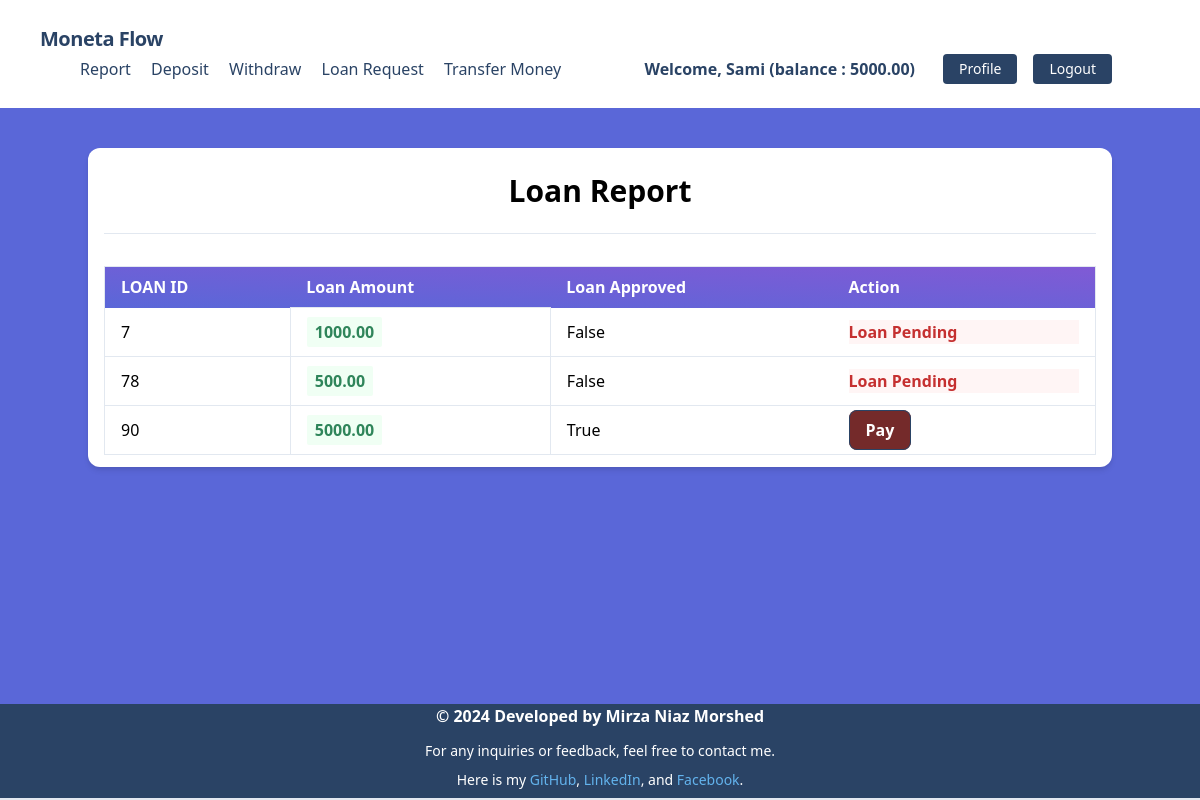
/transactions/loans/ (signed in), run on the app's committed database.
### accounts/models.py (models this page shows, shortened)
class UserBankAccount(models.Model):
    user = models.OneToOneField(User, related_name='account', on_delete=models.CASCADE)
    account_type = models.CharField(max_length=10, choices=ACCOUNT_TYPE)
    account_no = models.IntegerField(unique=True) # account no duijon user er kokhono same hobe na
    birth_date = models.DateField(null=True, blank=True)
    gender = models.CharField(max_length=10, choices=GENDER_TYPE)
    initial_deposite_date = models.DateField(auto_now_add=True)
    balance = models.DecimalField(default=0, max_digits=12, decimal_places=2) # ekjon user 12 digit obdi taka rakhte parbe, dui doshomik ghor obdi rakhte parben 1000.50

### transactions/models.py (models this page shows)
class Transaction(models.Model):
    account = models.ForeignKey(UserBankAccount, related_name = 'transactions', on_delete = models.CASCADE) # ekjon user er multiple transactions hote pare
    amount = models.DecimalField(decimal_places=2, max_digits = 12)
    balance_after_transaction = models.DecimalField(decimal_places=2, max_digits = 12)
    transaction_type = models.IntegerField(choices=TRANSACTION_TYPE, null = True)
    timestamp = models.DateTimeField(auto_now_add=True)
    loan_approve = models.BooleanField(default=False)
    class Meta:
        ordering = ['timestamp']

### transactions/views.py (the view)
# urls.py: path("loans/", LoanListView.as_view(), name="loan_list"),
class LoanListView(LoginRequiredMixin,ListView):
    model = Transaction
    template_name = 'transactions/loan_request.html'
    context_object_name = 'loans' # loan list ta ei loans context er moddhe thakbe
    def get_queryset(self):
        user_account = self.request.user.account
        queryset = Transaction.objects.filter(account=user_account,transaction_type=3)
        print(queryset)
        return queryset

### transactions/templates/transactions/loan_request.html (shortened to what this page needs)
{% extends 'base.html' %}
{% block content %}
<div class="my-10 py-3 px-4 bg-white rounded-xl shadow-md">
  <h1 class="font-bold text-3xl text-center pb-5 pt-2">Loan Report</h1>
  <hr />
  <table
    class="table-auto mx-auto w-full px-5 rounded-xl mt-8 border dark:border-neutral-500"
  >
    <thead class="bg-purple-900 text-white text-left">
      <tr
        class="bg-gradient-to-tr from-indigo-600 to-purple-600 rounded-md py-2 px-4 text-white font-bold"
      >
        <th class="px-4 py-2">LOAN ID</th>
        <th class="px-4 py-2">Loan Amount</th>
        <th class="px-4 py-2">Loan Approved</th>
        <th class="px-4 py-2">Action</th>
      </tr>
    </thead>
    <tbody>
      {% for loan in loans %}
      <tr class="border-b dark:border-neutral-500">
        <td class="px-4 py-2">
         {{ loan.id }}
        </td>
        <td class="px-4 py-3 text-s border">
          <span
            class="px-2 py-1 font-bold leading-tight rounded-sm text-green-700 bg-green-100"
          >
            {{ loan.amount }}
          </span>
        </td>
        <td class="px-4 py-2">
          {{ loan.loan_approve }}
        </td>
        <td class="px-4 py-2">
          {% if loan.loan_approve %}
          <a class="font-bold bg-red-900 text-white hover:text-blue-900 hover:bg-white border border-blue-900 font-bold px-4 py-2 rounded-lg" href='{% url "pay" loan.id %}'>Pay</a>
          {% else %}
          <p class="font-bold text-red-700 bg-red-100">Loan Pending</p>
          {% endif %}
        </td>
      </tr>
      {% endfor %}
    </tbody>
  </table>
</div>
{% endblock %}

### core/templates/base.html (shortened to what this page needs)
{% load static %}
<!DOCTYPE html>
<html lang="en">
    <head>
        <link href="https://unpkg.com/tailwindcss@^1.0/dist/tailwind.min.css" rel="stylesheet">
    </head>
    <body class="bg-indigo-600">
        {% include 'navbar.html' %}
        {% block body %}
            <div class="lg:container lg:mx-auto" id="main">
                {% block content %}
                {% endblock %}
            </div>
            {% include 'footer.html' %}
        {% endblock %}
    </body>
</html>

### core/templates/navbar.html (shortened to what this page needs)
<nav class="flex items-center justify-between flex-wrap bg-white p-6 px-10">
    <div class="flex items-center flex-shrink-0 text-white mr-6">
        <span class="font-semibold text-xl tracking-tight text-blue-900"><a href="/">Moneta Flow</a></span>
    </div>
    <div class="w-full block flex-grow lg:flex lg:items-center lg:w-auto px-10">
        {% if request.user.is_authenticated %}
            <div class="text-md lg:flex-grow">
                <a href="{% url 'transaction_report' %}" class="block mt-4 lg:inline-block lg:mt-0 text-blue-900 hover:text-red-900 hover:font-black mr-4">
                    Report
                </a>
                <a href="{% url 'deposit_money' %}" class="block mt-4 lg:inline-block lg:mt-0 text-blue-900 hover:text-red-900 hover:font-black mr-4">
                    Deposit
                </a>
                <a href="{% url 'withdraw_money' %}" class="block mt-4 lg:inline-block lg:mt-0 text-blue-900 hover:text-red-900 hover:font-black mr-4">
                    Withdraw
                </a>
                <a href="{% url 'loan_request' %}" class="block mt-4 lg:inline-block lg:mt-0 text-blue-900 hover:text-red-900 hover:font-black mr-4">
                    Loan Request
                </a>
                <a href="{% url 'transfer_money' %}" class="block mt-4 lg:inline-block lg:mt-0 text-blue-900 hover:text-red-900 hover:font-black mr-4">
                    Transfer Money
                </a>
            </div>
            <div class="flex w-auto">
                <div class="text-blue-900 my-auto font-black px-5">Welcome, {{ request.user.first_name }} (balance : {{request.user.account.balance}}) </div>
                <a href="{% url 'profile' %}" class="mx-2 inline-block font-medium text-sm px-4 py-2 leading-none bg-blue-900 rounded text-white border-white hover:border-transparent hover:text-dark hover:bg-red-700 mt-4 lg:mt-0">Profile</a>
            <form action="{% url 'logout' %}" method="post">
                <button href="" class="mx-2 inline-block font-medium text-sm px-4 py-2 leading-none bg-blue-900 rounded text-white border-white hover:border-transparent hover:text-dark hover:bg-red-700 mt-4 lg:mt-0">Logout</button>
            </form>
            </div>
        {% endif %}
    </div>
</nav>

### core/templates/footer.html
<footer class="footer bg-blue-900 text-white relative border-b-2 mt-10">
    <div class="container mx-auto px-6 text-center">
        <p class="text-md text-white font-bold mb-2">
            © {% now "Y" %} Developed by Mirza Niaz Morshed
        </p>
        <div class="mt-3">
            <p class="text-sm text-white mb-2">
                For any inquiries or feedback, feel free to contact me.
            </p>
            <p class="text-sm text-white mb-2">
                Here is my <a href="https://github.com/mirzaniazmorshed" target="_blank" class="text-blue-400 hover:text-blue-300">GitHub</a>, <a href="https://www.linkedin.com/in/mirzaniazmorshed" target="_blank" class="text-blue-400 hover:text-blue-300">LinkedIn</a>, and <a href="https://www.facebook.com/mirzaniazmorshed" target="_blank" class="text-blue-400 hover:text-blue-300">Facebook</a>.
            </p>
        </div>
    </div>
</footer>

### core/templates/base.html (style rules this page uses)
footer { position: fixed !important; bottom: 0 !important; width: 100%; }

### data on the page
Transaction: id "7", amount "1000.00", loan_approve "False", shows "Loan Pending"
Transaction: id "78", amount "500.00", loan_approve "False", shows "Loan Pending"
Transaction: id "90", amount "5000.00", loan_approve "True", shows "Pay"

### other printed values
{{ request.user.first_name }} "Sami"
{{ request.user.account.balance }} "5000.00"
